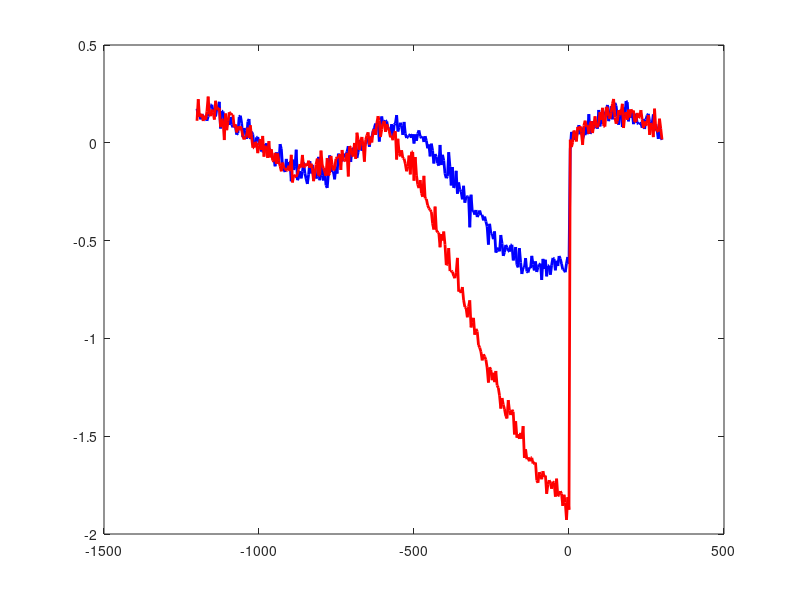

Here is the MATLAB script that generated this plot: (Note: this script raises an error after producing the figure.)
function demo_spn_dummy_data_trials()
clearvars -except ans;
clc;
[data_trials, meta] = make_dummy_spn_data_local();
classic_erp_spn_local(data_trials);
lme = single_trial_lmm_spn_local(data_trials);
assignin('base', 'data_trials_spn_demo', data_trials);
assignin('base', 'meta_spn_demo', meta);
assignin('base', 'lme_spn_demo', lme);
disp('Salvate nel workspace MATLAB: data_trials_spn_demo, meta_spn_demo, lme_spn_demo');
end

function [data_trials, meta] = make_dummy_spn_data_local()
rng(11);
nSubjects = 6;
nTrialsPerCond = 20;
labels = {'low_expect','high_expect'};
chan_labels = {'Fz','FC1','FC2','Cz','C3','C4','Pz','P3','P4','Oz'};
nCh = numel(chan_labels);
fs = 250;
time_ms = -1200:1000/fs:300;
nT = numel(time_ms);
roi = find(ismember(chan_labels, {'Pz','P3','P4'}));
nTrials = nSubjects * nTrialsPerCond * 2;
data_trials = repmat(struct('eeg',[],'label','','subject_id',[],'time_ms',[],'fs',[],'chan_labels',{{}}),1,nTrials);
k = 0;
for s = 1:nSubjects
    subj_shift = randn * 0.25;
    for c = 1:2
        for tr = 1:nTrialsPerCond
            k = k + 1;
            x = 0.7 * randn(nCh, nT);
            slow = 0.15 * sin(2*pi*1.5*(time_ms/1000));
            x = x + repmat(slow, nCh, 1);
            ramp = zeros(1,nT);
            idx = time_ms >= -600 & time_ms <= 0;
            ramp(idx) = linspace(0,1,sum(idx));
            if strcmp(labels{c}, 'low_expect')
                amp = -0.8 + subj_shift + randn*0.15;
            else
                amp = -2.0 + subj_shift + randn*0.15;
            end
            for ch = 1:nCh
                w = 0.15;
                if ismember(ch, roi)
                    w = 1.0;
                end
                x(ch,:) = x(ch,:) + w * amp * ramp;
            end
            data_trials(k).eeg = x;
            data_trials(k).label = labels{c};
            data_trials(k).subject_id = s;
            data_trials(k).time_ms = time_ms;
            data_trials(k).fs = fs;
            data_trials(k).chan_labels = chan_labels;
        end
    end
end
meta = struct('fs',fs,'time_ms',time_ms,'chan_labels',{chan_labels},'roi_labels',{chan_labels(roi)},'nSubjects',nSubjects,'nTrials',nTrials,'component','SPN');
end

function classic_erp_spn_local(data_trials)
time_ms = data_trials(1).time_ms;
chan_labels = data_trials(1).chan_labels;
roi = find(ismember(chan_labels, {'Pz','P3','P4'}));
subjects = unique([data_trials.subject_id]);
conds = {'low_expect','high_expect'};
subj_erp = struct();
for c = 1:numel(conds), subj_erp.(conds{c}) = nan(numel(subjects), numel(time_ms)); end
for iS = 1:numel(subjects)
    s = subjects(iS);
    for c = 1:numel(conds)
        idx = find([data_trials.subject_id] == s & strcmp({data_trials.label}, conds{c}));
        tmp = [];
        for k = idx, tmp = cat(3, tmp, mean(data_trials(k).eeg(roi,:), 1)); end
        subj_erp.(conds{c})(iS,:) = mean(tmp, 3);
    end
end
figure('Color','w');
plot(time_ms, mean(subj_erp.low_expect,1,'omitnan'),'b','LineWidth',2); hold on;
plot(time_ms, mean(subj_erp.high_expect,1,'omitnan'),'r','LineWidth',2);
yline(0,':k'); xline(0,'--k'); xline(-600,'--','Color',[.4 .4 .4]);
legend('low expect','high expect','Location','best');
xlabel('Time (ms)'); ylabel('Amplitude');
title('SPN ERP classico'); set(gca,'FontSize',12);
yl = ylim;
patch([-600 0 0 -600], [yl(1) yl(1) yl(2) yl(2)], [0.95 0.95 0.85], ...
    'FaceAlpha',0.2, 'EdgeColor','none');uistack(findobj(gca,'Type','patch'),'bottom');
end

function lme = single_trial_lmm_spn_local(data_trials)
time_ms = data_trials(1).time_ms;
chan_labels = data_trials(1).chan_labels;
roi = find(ismember(chan_labels, {'Pz','P3','P4'}));
idx_win = time_ms >= -600 & time_ms <= 0;
nTrials = numel(data_trials);
Subject = nan(nTrials,1); Condition = strings(nTrials,1); AmplitudeMean = nan(nTrials,1); AmplitudePeak = nan(nTrials,1);
for k=1:nTrials
    x = data_trials(k).eeg(roi, idx_win);
    Subject(k) = data_trials(k).subject_id;
    Condition(k) = string(data_trials(k).label);
    AmplitudeMean(k) = mean(x,'all');
    AmplitudePeak(k) = min(mean(x,1));
end
T = table(categorical(Subject), categorical(Condition), AmplitudeMean, AmplitudePeak, 'VariableNames', {'Subject','Condition','AmplitudeMean','AmplitudePeak'});
if exist('fitlme','file')==2
    lme = fitlme(T, 'AmplitudeMean ~ Condition + (1|Subject)');
    disp(lme);
else
    lme = [];
end
figure('Color','w');
subplot(1,2,1); boxplot(T.AmplitudeMean, T.Condition); title('SPN mean amplitude'); ylabel('AmplitudeMean');
subplot(1,2,2); boxplot(T.AmplitudePeak, T.Condition); title('SPN peak amplitude'); ylabel('AmplitudePeak');
end
